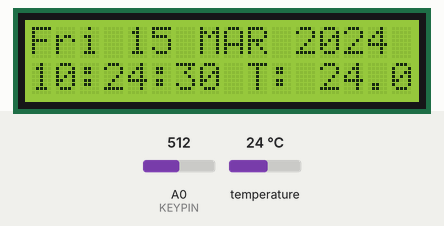
Recording of a sketch running on a simulated Arduino Uno, built with avr-gcc and run on an emulated ATmega328P. Shown: 16×2 character LCD. The test bench sets the inputs (shaded band); at power-on: temperature 24 °C, A0 (KEYPIN) = 512. The local clock reads 2024-03-15 10:24:30 at power-on unless the sketch sets it; what the sketch prints to the serial monitor is not drawn.

Above: at 1.2 s.
1.3 s: temperature set to 12 °C
At 2.6 s:
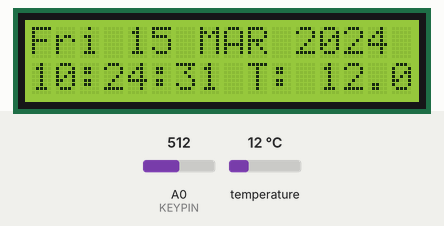
5.1 s: A0 (KEYPIN) set to 565
At 6.1 s:
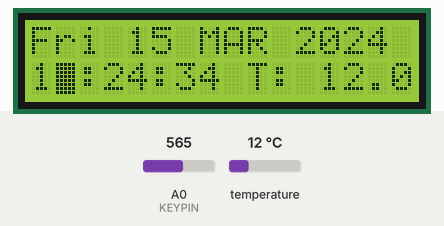
7.0 s: temperature set to 19 °C
At 8.3 s:
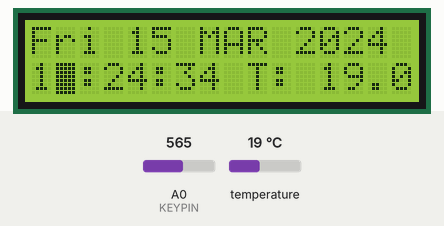
8.8 s: temperature set to 28 °C
At 10.6 s:
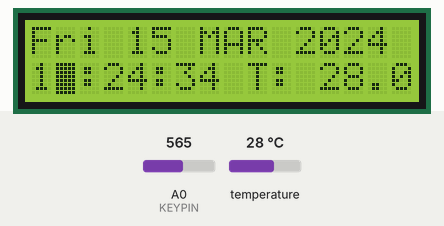
Timing chart, 0 to 11.7 s (numbered marks = the images above; inputs shaded):
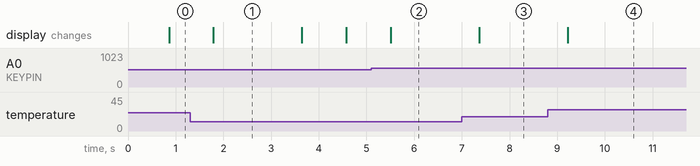

The sketch:

Jaycar_LCD_Clock_Temp_DS18B20.ino
```cpp
// Date and time functions using a DS1307 RTC connected via I2C and Wire lib
// Code based around demo in https://github.com/adafruit/RTClib/archive/master.zip
// pushbutton code from https://arduino-info.wikispaces.com/LCD-Pushbuttons
// Modified by Tim Blythman Decmeber 2015
//
// Modified by Anthony Clarke October 2016 with Temperature

#include <Wire.h>
#include "RTClib.h"
#include <LiquidCrystal.h>
#include <OneWire.h>
#include <DallasTemperature.h>

//pin for buttons
#define KEYPIN A0

//button constants
#define btnRIGHT  6
#define btnUP     5
#define btnDOWN   4
#define btnLEFT   3
#define btnSELECT 2
#define btnNONE   (-1)

// Data wire is plugged into port 2 on the Arduino
#define ONE_WIRE_BUS 2

// Setup a oneWire instance to communicate with any OneWire devices (not just Maxim/Dallas temperature ICs)
OneWire oneWire(ONE_WIRE_BUS);

// Pass our oneWire reference to Dallas Temperature.
DallasTemperature sensors(&oneWire);

RTC_DS1307 rtc;
LiquidCrystal lcd(8, 9, 4, 5, 6, 7); //LiquidCrystal lcd(RS, E, b4, b5, b6, b7);

char daysOfTheWeek[7][12] = {"Sunday", "Monday", "Tuesday", "Wednesday", "Thursday", "Friday", "Saturday"};
char monthsOfTheYear[12][4]={"JAN","FEB","MAR","APR","MAY","JUN","JUL","AUG","SEP","OCT","NOV","DEC"};
char dOfTheWeek[7][4]={"Sun","Mon","Tue","Wed","Thu","Fri","Sat"};
char setphase=0;    //to know whether we are setting the clock or not
char setpos=0;      //setting y/m/d/h/m/s
char cursorx[6]={5,7,14,1,4,7};    //where to place cursor in set mode
char cursory[6]={0,0,0,1,1,1};

DateTime now;      //set as global so we can update between loops

void setup () {

  Serial.begin(9600);
  lcd.begin(16, 2);
  lcd.clear();
  if (! rtc.begin()) {
    Serial.println("Couldn't find RTC");
    while (1);
  }

  // Start up the library
  sensors.begin();

}

void loop () {
if(!setphase){now = rtc.now();}    //only update clock if we're not in setting mode

sensors.requestTemperatures(); // Send the command to get temperatures
double tempC = sensors.getTempCByIndex(0);

    dobuttons();    //respond to button presses

Serial.print(now.year(), DEC);
Serial.print('/');
Serial.print(now.month(), DEC);
Serial.print('/');
Serial.print(now.day(), DEC);
Serial.print(" (");
Serial.print(dOfTheWeek[now.dayOfTheWeek()]);
Serial.print(") ");
Serial.print(now.hour(), DEC);
Serial.print(':');
Serial.print(now.minute(), DEC);
Serial.print(':');
Serial.print(now.second(), DEC);
Serial.print(' ');
Serial.print("T: ");
Serial.print(tempC);
Serial.println();


    lcd.setCursor(0, 0);
lcd.print(dOfTheWeek[now.dayOfTheWeek()]);
lcd.print(" ");
lcd.print(tens(now.day()), DEC);
lcd.print(units(now.day()), DEC);
lcd.print(' ');
lcd.print(monthsOfTheYear[now.month()-1]);
lcd.print(' ');
lcd.print(now.year(), DEC);
lcd.print(' ');

    lcd.setCursor(0, 1);
lcd.print(tens(now.hour()), DEC);
lcd.print(units(now.hour()), DEC);
lcd.print(':');
lcd.print(tens(now.minute()), DEC);
lcd.print(units(now.minute()), DEC);
lcd.print(':');
lcd.print(tens(now.second()), DEC);
lcd.print(units(now.second()), DEC);
lcd.print(' ');

// add alternate between T and H here (Later)!

lcd.print("T: ");
lcd.print(tempC);

lcd.setCursor(cursorx[setpos],cursory[setpos]);  //place flashing cursor in set mode
delay(150);    //short enough to pick up brief keypresses
}

char tens(int n){return (n/10)%10;}    //to help show leading zeroes

char units(int n){return n%10;}        //to help show leading zeros

int read_LCD_buttons(){
int adc_key_in    = 0;
adc_key_in = analogRead(KEYPIN);      // read the value from the sensor
delay(5); //switch debounce delay. Increase this delay if incorrect switch selections are returned.
int k = (analogRead(KEYPIN) - adc_key_in); //gives the button a slight range to allow for a little contact resistance noise
if (5 < abs(k)) return btnNONE;  // double checks the keypress. If the two readings are not equal +/-k value after debounce delay, it tries again.
// my buttons when read are centered at these valies: 0, 144, 329, 504, 741
// we add approx 50 to those values and check to see if we are close
if (adc_key_in > 1000) return btnNONE; // We make this the 1st option for speed reasons since it will be the most likely result
if (adc_key_in < 50)   return btnRIGHT;
if (adc_key_in < 195)  return btnUP;
if (adc_key_in < 380)  return btnDOWN;
if (adc_key_in < 555)  return btnLEFT;
if (adc_key_in < 790)  return btnSELECT;
return btnNONE;  // when all others fail, return this...
}

void dobuttons(){
int key;
key = read_LCD_buttons();
if(key==btnSELECT){
if(setphase==0){setphase=1;lcd.blink();setpos=3;}    //phase 1 is starting set mode, but select key still pressed, turn cursor on, default to changing hour
if(setphase==2){setphase=3;lcd.noBlink();rtc.adjust(now);}    //phase 3 is ending set mode, but select key still pressed, turn cursor off, need to update RTC to edited time
}
if(key==btnNONE){
if(setphase==1){setphase=2;}    //phase 2 is in set mode select key released
if(setphase==3){setphase=0;}    //phase 0 is normal mode, select key released
}

    if(setphase==2){          //respond to keys in setting mode
if(key==btnLEFT){setpos=setpos-1;if(setpos<0){setpos=5;}}
if(key==btnRIGHT){setpos=setpos+1;if(setpos>5){setpos=0;}}

      int syear,smon,sday,shour,smin,ssec;
syear=now.year();
smon=now.month();
sday=now.day();
shour=now.hour();
smin=now.minute();
ssec=now.second();
if(key==btnUP){
if(setpos==0){sday=sday+1;if(sday>31){sday=1;}}
if(setpos==1){smon=smon+1;if(smon>12){smon=1;}}
if(setpos==2){syear=syear+1;}
if(setpos==3){shour=shour+1;if(shour>23){shour=0;}}
if(setpos==4){smin=smin+1;if(smin>59){smin=0;}}
if(setpos==5){ssec=0;}
rtc.adjust(DateTime(syear, smon, sday, shour, smin, ssec));    //update clock
now = rtc.now();                                              //reload into now
}
if(key==btnDOWN){
if(setpos==0){sday=sday-1;if(sday<1){sday=31;}}
if(setpos==1){smon=smon-1;if(smon<1){smon=12;}}
if(setpos==2){syear=syear-1;}
if(setpos==3){shour=shour-1;if(shour<0){shour=23;}}
if(setpos==4){smin=smin-1;if(smin<0){smin=59;}}
if(setpos==5){ssec=0;}
rtc.adjust(DateTime(syear, smon, sday, shour, smin, ssec));    //update clock
now = rtc.now();                                              //reload into now
}
}
}
```

Measured:
- after the input at 7.0 s, the display: changes after 0.36 s (image 3)
- after the input at 8.8 s, the display: changes after 0.42 s (image 4)
- what the display in image 1 shows lasts 1.8 s, from 1.8 s to 3.6 s
